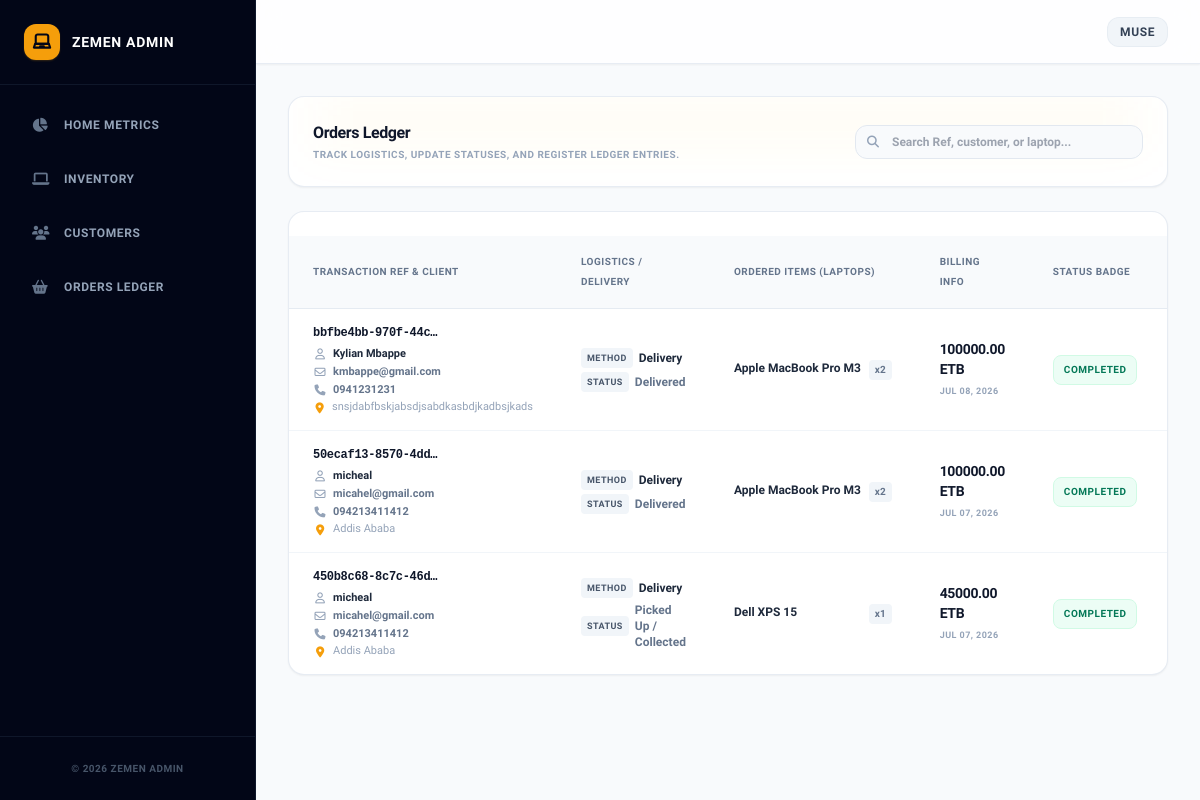
The page /dashboard/orders/ (signed in) on the database as committed earlier.
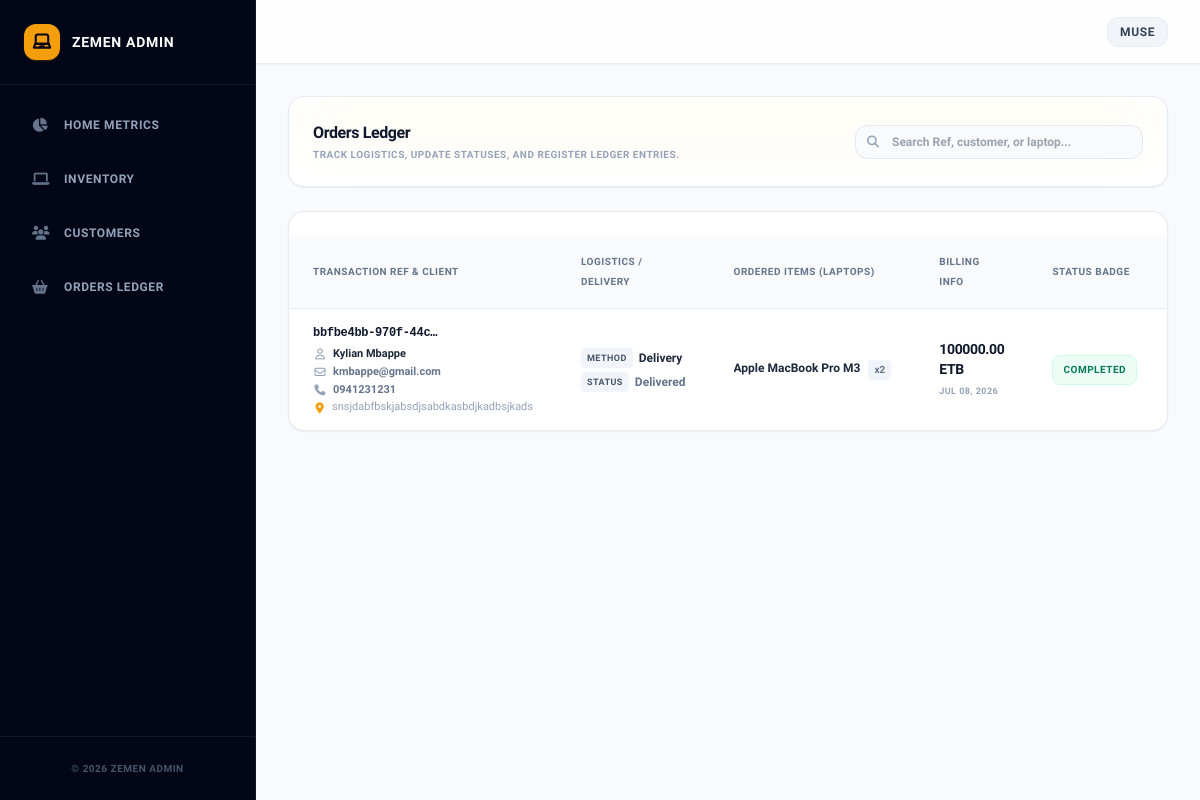
The same page on the database as committed later.
### app2/models.py (models this page shows, shortened)
class Order(models.Model):
    STATUS_CHOICES = [
        ('pending', 'Pending'),
        ('completed', 'Completed'),
        ('failed', 'Failed'),
    ]
    DELIVERY_METHOD_CHOICES = [
        ('delivery', 'Delivery'),
        ('pickup', 'In-Store Pickup'),
    ]
    LOGISTICS_STATUS_CHOICES = [
        ('pending', 'Pending/Preparing'),
        ('dispatched', 'Dispatched / Out for Delivery'),
        ('delivered', 'Delivered'),
        ('ready_for_pickup', 'Ready for Collection'),
        ('picked_up', 'Picked Up / Collected'),
    ]
    customer = models.ForeignKey(Customer, on_delete=models.CASCADE, related_name='orders')
    tx_ref = models.CharField(max_length=100, unique=True, default=uuid.uuid4)
    total_amount = models.DecimalField(max_digits=12, decimal_places=2)
    payment_status = models.CharField(max_length=20, choices=STATUS_CHOICES, default='pending')
    delivery_method = models.CharField(max_length=20, choices=DELIVERY_METHOD_CHOICES, default='delivery')
    delivery_status = models.CharField(max_length=20, choices=LOGISTICS_STATUS_CHOICES, default='pending')
    receipt = models.FileField(
        upload_to=receipt_upload_path,
        blank=True,
        null=True
    )
    created_at = models.DateTimeField(auto_now_add=True)
    updated_at = models.DateTimeField(auto_now=True)

class OrderItem(models.Model):
    order = models.ForeignKey(Order, on_delete=models.CASCADE, related_name='items')
    laptop = models.ForeignKey(Laptop, on_delete=models.PROTECT)
    quantity = models.PositiveIntegerField(default=1)
    price = models.DecimalField(max_digits=10, decimal_places=2)

### myapp/models.py (models this page shows, shortened)
class Customer(models.Model):
    user = models.OneToOneField(
        settings.AUTH_USER_MODEL,
        on_delete=models.CASCADE,
        related_name='customer_profile'
    )
    full_name = models.CharField(max_length=255, blank=True, null=True)
    email = models.EmailField(unique=True, blank=True, null=True)
    address = models.TextField(blank=True, null=True)
    phone_number = models.CharField(max_length=15, blank=True, null=True)

class Laptop(models.Model):
    name = models.CharField(max_length=255)
    brand = models.CharField(max_length=100)
    description = models.TextField()
    ram = models.CharField(max_length=50)
    cpu = models.CharField(max_length=100)
    gpu = models.CharField(max_length=100, blank=True, null=True)
    os = models.CharField(max_length=100, null=True, blank=True)
    storage = models.CharField(max_length=100)
    screen_size = models.DecimalField(max_digits=4, decimal_places=1)
    image = models.ImageField(upload_to='media/')
    quantity = models.PositiveIntegerField(default=0)
    price = models.DecimalField(max_digits=10, decimal_places=2)
    created_at = models.DateTimeField(auto_now_add=True)
    updated_at = models.DateTimeField(auto_now=True)

### dashboard/views.py (the view, shortened to what this page needs)
# urls.py: path('orders/', order_manage_view, name='order_manage'),
@staff_member_required
def order_manage_view(request, pk=None):
    order_instance = get_object_or_404(Order, pk=pk) if pk else None
    q = request.GET.get('q', '')
    orders = Order.objects.select_related('customer__user').prefetch_related('items__laptop').all().order_by('-created_at')
    paginator = Paginator(orders, 10)
    page_number = request.GET.get('page')
    orders_page = paginator.get_page(page_number)
    if request.method == 'POST':
        if 'delete_order' in request.POST and order_instance:
            order_instance.delete()
            return redirect('order_manage')
        if 'save_order' in request.POST and order_instance:
            order_form = OrderForm(request.POST, instance=order_instance)
            if order_form.is_valid():
                order_form.save()
                return redirect('order_manage')
        else:
            order_form = OrderForm(instance=order_instance)
    else:
        order_form = OrderForm(instance=order_instance)
    return render(request, 'order_manage.html', {
        'orders': orders_page,
        'order_form': order_form,
        'selected_order': order_instance,
        'q': q,
    })

### dashboard/forms.py
class OrderForm(forms.ModelForm):
    class Meta:
        model = Order
        fields = [
            'delivery_method',
            'delivery_status',
            'payment_status'
        ]

### dashboard/templates/order_manage.html (shortened to what the changed rows need)
{% extends 'base_dashboard.html' %}
{% block dashboard_content %}
<div class="space-y-6 max-w-full px-2 sm:px-4 lg:px-0">
    <div class="flex flex-col md:flex-row gap-4 items-center justify-between p-4 sm:p-6 bg-white border border-slate-200/80 rounded-2xl shadow-sm relative overflow-hidden">
        <div class="relative z-10 w-full md:w-auto text-center md:text-left">
            <h1 class="text-base font-extrabold text-slate-900 tracking-tight">Orders Ledger</h1>
        </div>
    </div>
    <div class="rounded-2xl border border-slate-200/80 bg-white p-4 sm:p-6 shadow-sm overflow-hidden">
        <div class="hidden lg:block overflow-x-auto -mx-6 -mb-6">
            <table class="w-full text-left text-sm text-slate-600 min-w-[1050px]">
                <thead>
                    <tr class="bg-slate-50 border-b border-slate-200/80 text-slate-500 uppercase font-extrabold text-[10px] tracking-wider">
                        <th class="py-4 px-6">Transaction Ref & Client</th>
                        <th class="py-4 px-6">Logistics / Delivery</th>
                        <th class="py-4 px-6">Ordered Items (Laptops)</th>
                        <th class="py-4 px-6">Billing Info</th>
                        <th class="py-4 px-6">Status Badge</th>
                        <th class="py-4 px-6 text-center">Receipt</th>
                    </tr>
                </thead>
                <tbody class="divide-y divide-slate-100">
                    {% for order in orders %}
                    <tr class="hover:bg-slate-50/50 transition {% if selected_order and selected_order.id == order.id %} bg-amber-500/5 {% endif %}">
                        <td class="py-4 px-6">
                            <div class="space-y-1.5 max-w-[220px]">
                                <span class="block font-mono text-xs text-slate-900 font-extrabold tracking-tight" title="{{ order.tx_ref }}">
                                    {{ order.tx_ref|truncatechars:18 }}
                                </span>
                                <div class="space-y-1 text-[11px] text-slate-500 font-semibold leading-tight">
                                    <div class="flex items-center gap-1.5 text-slate-800 font-bold">
                                        <i class="fa-regular fa-user text-slate-400 w-3.5 text-center"></i>
                                        <span class="truncate">{{ order.customer.full_name|default:order.customer.user.username }}</span>
                                    </div>
                                    {% with customer_email=order.customer.email|default:order.customer.user.email %}
                                    {% if customer_email %}
                                    <div class="flex items-center gap-1.5 text-slate-500">
                                        <i class="fa-regular fa-envelope text-slate-400 w-3.5 text-center"></i>
                                        <span class="truncate" title="{{ customer_email }}">{{ customer_email }}</span>
                                    </div>
                                    {% endif %}
                                    {% endwith %}
                                    {% if order.customer.phone_number %}
                                    <div class="flex items-center gap-1.5 text-slate-500">
                                        <i class="fa-solid fa-phone text-slate-400 w-3.5 text-center"></i>
                                        <span>{{ order.customer.phone_number }}</span>
                                    </div>
                                    {% endif %}
                                    {% if order.customer.address %}
                                    <div class="flex items-start gap-1.5 text-slate-400 font-normal">
                                        <i class="fa-solid fa-location-dot text-amber-500 w-3.5 text-center mt-0.5"></i>
                                        <span class="whitespace-normal break-words" title="{{ order.customer.address }}">{{ order.customer.address }}</span>
                                    </div>
                                    {% endif %}
                                </div>
                            </div>
                        </td>
                        <td class="py-4 px-6 text-xs space-y-1">
                            <div class="flex items-center gap-1.5">
                                <span class="px-1.5 py-0.5 rounded bg-slate-100 text-slate-600 font-extrabold text-[9px] uppercase tracking-wider">Method</span>
                                <span class="font-bold text-slate-800">{{ order.get_delivery_method_display }}</span>
                            </div>
                            <div class="flex items-center gap-1.5">
                                <span class="px-1.5 py-0.5 rounded bg-slate-100 text-slate-600 font-extrabold text-[9px] uppercase tracking-wider">Status</span>
                                <span class="font-semibold text-slate-500">{{ order.get_delivery_status_display }}</span>
                            </div>
                        </td>
                        <td class="py-4 px-6">
                            <div class="space-y-1 max-w-[200px]">
                                {% for item in order.items.all %}
                                <div class="flex items-start justify-between gap-2 text-xs border-b border-slate-100 last:border-0 pb-1 last:pb-0">
                                    <span class="font-bold text-slate-800 truncate" title="{{ item.laptop.brand }} {{ item.laptop.name }}">
                                        {{ item.laptop.brand }} {{ item.laptop.name }}
                                    </span>
                                    <span class="text-slate-500 font-extrabold text-[10px] whitespace-nowrap bg-slate-100 px-1.5 py-0.5 rounded">x{{ item.quantity }}</span>
                                </div>
                                {% empty %}
                                <span class="text-[9px] text-slate-400 font-bold uppercase tracking-wider">No Items Attached</span>
                                {% endfor %}
                            </div>
                        </td>
                        <td class="py-4 px-6">
                            <span class="block font-extrabold text-slate-900 text-sm tracking-tight">{{ order.total_amount }} ETB</span>
                            <span class="block text-[9px] font-bold text-slate-400 uppercase tracking-wider mt-0.5">{{ order.created_at|date:"M d, Y" }}</span>
                        </td>
                        <td class="py-4 px-6">
                            <span class="inline-flex items-center px-2.5 py-1 rounded-lg text-[10px] font-extrabold uppercase tracking-wider
                                {% if order.payment_status == 'completed' %} bg-emerald-50 text-emerald-700 border border-emerald-100
                                {% elif order.payment_status == 'pending' %} bg-amber-50 text-amber-700 border border-amber-100
                                {% else %} bg-rose-50 text-rose-700 border border-rose-100 {% endif %}">
                                {{ order.get_payment_status_display }}
                            </span>
                        </td>
                        <td class="py-4 px-6 text-center">
                        </td>
                    </tr>
                    {% empty %}
                    <tr>
                        <td colspan="7" class="py-12 text-center text-xs font-bold uppercase tracking-wider text-slate-400">
                            No ledger transactions recorded yet.
                        </td>
                    </tr>
                    {% endfor %}
                </tbody>
            </table>
        </div>
    </div>
</div>
{% endblock dashboard_content %}

Rows that differ between the two databases and show on the page:
removed Order: tx_ref "50ecaf13-8570-4dd…", customer.full_name "micheal", customer "micahel@gmail.com", customer.phone_number "094213411412", customer.address "Addis Ababa", delivery_method "Delivery", delivery_status "Delivered", total_amount "100000.00", created_at "JUL 07, 2026", payment_status "COMPLETED"
removed OrderItem: laptop.brand "Apple", laptop.name "MacBook Pro M3", quantity "2", shown under "50ecaf13-8570-4dd…"
removed Order: tx_ref "450b8c68-8c7c-46d…", customer.full_name "micheal", customer "micahel@gmail.com", customer.phone_number "094213411412", customer.address "Addis Ababa", delivery_method "Delivery", delivery_status "Picked Up / Collected", total_amount "45000.00", created_at "JUL 07, 2026", payment_status "COMPLETED"
removed OrderItem: laptop.brand "Dell", laptop.name "XPS 15", quantity "1", shown under "450b8c68-8c7c-46d…"
